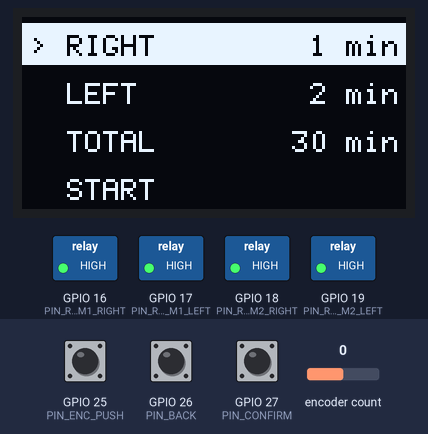
Bench run of a program on a simulated ESP32. Parts: 128×64 one-colour display, switched loads named in the program (green lamp = pin HIGH). The inputs (shaded band) are chosen by the test bench; at power-on: GPIO 27 (PIN_CONFIRM) HIGH, encoder count 0, GPIO 25 (PIN_ENC_PUSH) HIGH, GPIO 26 (PIN_BACK) HIGH. EEPROM starts erased; what the program prints to the serial monitor is not drawn.

Above: at 1.2 s.
1.3 s: GPIO 27 (PIN_CONFIRM) pulled LOW for 0.15 s
At 2.5 s:
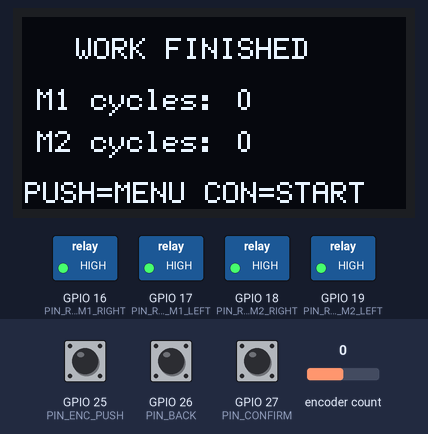
2.9 s: encoder count set to 1
4.4 s: GPIO 25 (PIN_ENC_PUSH) pulled LOW for 0.15 s
At 5.0 s:
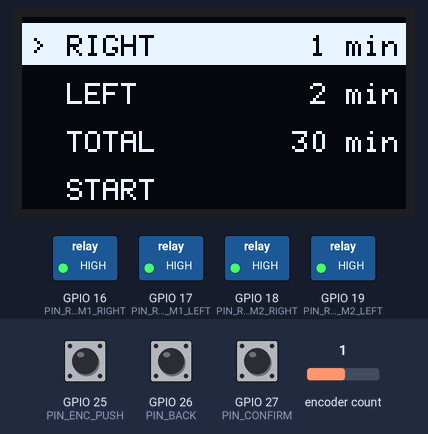
6.0 s: GPIO 25 (PIN_ENC_PUSH) pulled LOW for 1 s
At 7.4 s:
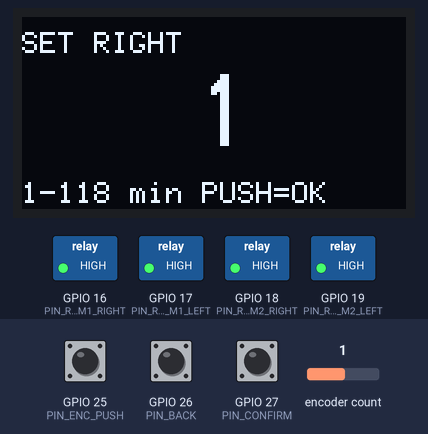
8.5 s: encoder count set to 2
At 9.2 s:
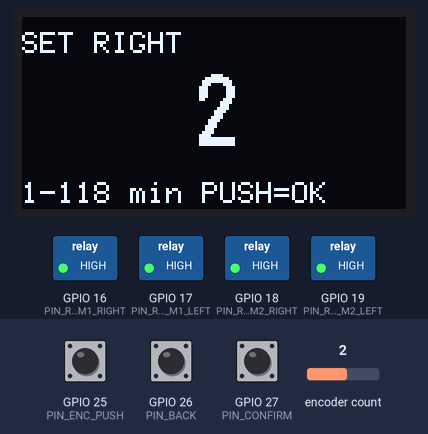
10.0 s: GPIO 27 (PIN_CONFIRM) pulled LOW for 1 s
At 10.07 s:
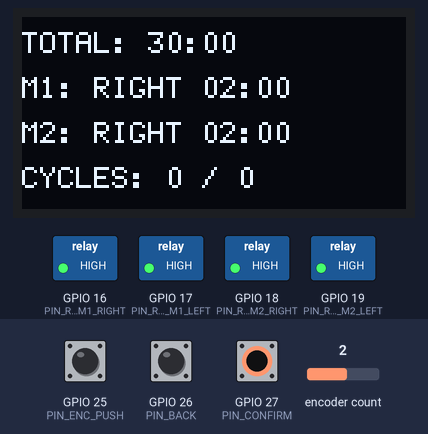
Timing chart, 0 to 13.0 s (numbered marks = the images above; inputs shaded):
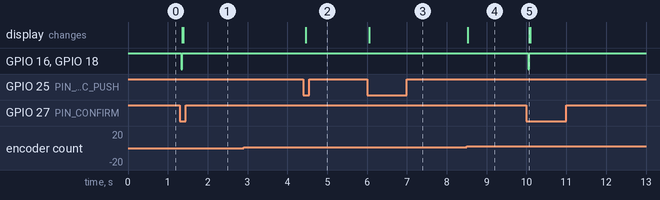

Measured:
- after the input at 1.3 s, GPIO 16 (PIN_RELAY_M1_RIGHT), GPIO 18 (PIN_RELAY_M2_RIGHT): HIGH → LOW at once, → HIGH 0.03 s later; the display: first changes after 0.06 s (image 1 shows a later state)
- after the input at 2.9 s, every drawn part: stays the same
- after the input at 4.4 s, the display: changes after 0.06 s (image 2)
- after the input at 6.0 s, the display: changes after 0.06 s (image 3)
- after the input at 8.5 s, the display: changes at once (image 4)
- after the input at 10.0 s, GPIO 16 (PIN_RELAY_M1_RIGHT), GPIO 18 (PIN_RELAY_M2_RIGHT): HIGH → LOW at once, → HIGH 0.03 s later; the display: changes after 0.06 s (image 5)

The program:

main.cpp
```cpp
#include <Arduino.h>
#include <Wire.h>
#include <U8g2lib.h>
#include <Preferences.h>
#include <ESP32Encoder.h>

static constexpr uint8_t PIN_SDA = 21;
static constexpr uint8_t PIN_SCL = 22;
static constexpr uint8_t PIN_ENC_A = 32;
static constexpr uint8_t PIN_ENC_B = 33;
static constexpr uint8_t PIN_ENC_PUSH = 25;
static constexpr uint8_t PIN_BACK = 26;
static constexpr uint8_t PIN_CONFIRM = 27;
static constexpr uint8_t PIN_RELAY_M1_RIGHT = 16;
static constexpr uint8_t PIN_RELAY_M1_LEFT = 17;
static constexpr uint8_t PIN_RELAY_M2_RIGHT = 18;
static constexpr uint8_t PIN_RELAY_M2_LEFT = 19;

static constexpr bool RELAY_ACTIVE_LOW = true;
static constexpr uint32_t DIRECTION_DEAD_TIME_MS = 800;
static constexpr uint32_t BUTTON_DEBOUNCE_MS = 35;
static constexpr uint32_t DISPLAY_UPDATE_MS = 150;

static constexpr uint16_t MIN_DIRECTION_MINUTES = 1;
static constexpr uint16_t MAX_TOTAL_MINUTES = 120;

U8G2_SH1106_128X64_NONAME_F_HW_I2C display(U8G2_R0, U8X8_PIN_NONE);
Preferences preferences;
ESP32Encoder encoder;

uint16_t rightMinutes = 1;
uint16_t leftMinutes = 2;
uint16_t totalMinutes = 30;

uint16_t cycleMinutes() {
    return rightMinutes + leftMinutes;
}

uint16_t maxRightMinutes() {
    return MAX_TOTAL_MINUTES - leftMinutes;
}

uint16_t maxLeftMinutes() {
    return MAX_TOTAL_MINUTES - rightMinutes;
}

void ensureTotalAtLeastCycle() {
    const uint16_t minTotal = cycleMinutes();
    if (totalMinutes < minTotal) totalMinutes = minTotal;
    if (totalMinutes > MAX_TOTAL_MINUTES) totalMinutes = MAX_TOTAL_MINUTES;
}

void normalizeSettings() {
    if (rightMinutes < MIN_DIRECTION_MINUTES) rightMinutes = MIN_DIRECTION_MINUTES;
    if (leftMinutes < MIN_DIRECTION_MINUTES) leftMinutes = MIN_DIRECTION_MINUTES;

    if (rightMinutes >= MAX_TOTAL_MINUTES) {
        rightMinutes = MAX_TOTAL_MINUTES - MIN_DIRECTION_MINUTES;
    }
    if (leftMinutes >= MAX_TOTAL_MINUTES) {
        leftMinutes = MAX_TOTAL_MINUTES - MIN_DIRECTION_MINUTES;
    }

    if (cycleMinutes() > MAX_TOTAL_MINUTES) {
        leftMinutes = MAX_TOTAL_MINUTES - rightMinutes;
        if (leftMinutes < MIN_DIRECTION_MINUTES) {
            leftMinutes = MIN_DIRECTION_MINUTES;
            rightMinutes = MAX_TOTAL_MINUTES - MIN_DIRECTION_MINUTES;
        }
    }

    if (totalMinutes > MAX_TOTAL_MINUTES) totalMinutes = MAX_TOTAL_MINUTES;
    ensureTotalAtLeastCycle();
}

void loadSettings() {
    preferences.begin("dvigprikatka", false);
    rightMinutes = preferences.getUShort("right", 1);
    leftMinutes = preferences.getUShort("left", 2);
    totalMinutes = preferences.getUShort("total", 30);
    normalizeSettings();
}

void saveSettings() {
    normalizeSettings();
    preferences.putUShort("right", rightMinutes);
    preferences.putUShort("left", leftMinutes);
    preferences.putUShort("total", totalMinutes);
}

void writeRelay(uint8_t pin, bool on) {
    const uint8_t active = RELAY_ACTIVE_LOW ? LOW : HIGH;
    const uint8_t inactive = RELAY_ACTIVE_LOW ? HIGH : LOW;
    digitalWrite(pin, on ? active : inactive);
}

void allRelaysOff() {
    writeRelay(PIN_RELAY_M1_RIGHT, false);
    writeRelay(PIN_RELAY_M1_LEFT, false);
    writeRelay(PIN_RELAY_M2_RIGHT, false);
    writeRelay(PIN_RELAY_M2_LEFT, false);
}

enum class MotorPhase : uint8_t {
    STOPPED,
    RIGHT,
    PAUSE_TO_LEFT,
    LEFT,
    PAUSE_TO_RIGHT
};

struct MotorController {
    uint8_t rightPin;
    uint8_t leftPin;
    MotorPhase phase = MotorPhase::STOPPED;
    uint32_t phaseStartedAt = 0;
    uint32_t cycles = 0;

    void off() {
        writeRelay(rightPin, false);
        writeRelay(leftPin, false);
    }

    void setRight() {
        off();
        writeRelay(rightPin, true);
    }

    void setLeft() {
        off();
        writeRelay(leftPin, true);
    }

    void start(uint32_t now) {
        cycles = 0;
        phaseStartedAt = now;
        phase = MotorPhase::RIGHT;
        setRight();
    }

    void stop() {
        off();
        phase = MotorPhase::STOPPED;
    }

    void update(uint32_t now) {
        const uint32_t elapsed = now - phaseStartedAt;

        switch (phase) {
            case MotorPhase::RIGHT:
                if (elapsed >= static_cast<uint32_t>(rightMinutes) * 60000UL) {
                    off();
                    phase = MotorPhase::PAUSE_TO_LEFT;
                    phaseStartedAt = now;
                }
                break;

            case MotorPhase::PAUSE_TO_LEFT:
                if (elapsed >= DIRECTION_DEAD_TIME_MS) {
                    setLeft();
                    phase = MotorPhase::LEFT;
                    phaseStartedAt = now;
                }
                break;

            case MotorPhase::LEFT:
                if (elapsed >= static_cast<uint32_t>(leftMinutes) * 60000UL) {
                    off();
                    cycles++;
                    phase = MotorPhase::PAUSE_TO_RIGHT;
                    phaseStartedAt = now;
                }
                break;

            case MotorPhase::PAUSE_TO_RIGHT:
                if (elapsed >= DIRECTION_DEAD_TIME_MS) {
                    setRight();
                    phase = MotorPhase::RIGHT;
                    phaseStartedAt = now;
                }
                break;

            default:
                break;
        }
    }

    uint32_t remaining(uint32_t now) const {
        uint32_t duration = 0;

        switch (phase) {
            case MotorPhase::RIGHT:
                duration = static_cast<uint32_t>(rightMinutes) * 60000UL;
                break;
            case MotorPhase::LEFT:
                duration = static_cast<uint32_t>(leftMinutes) * 60000UL;
                break;
            case MotorPhase::PAUSE_TO_LEFT:
            case MotorPhase::PAUSE_TO_RIGHT:
                duration = DIRECTION_DEAD_TIME_MS;
                break;
            default:
                return 0;
        }

        const uint32_t elapsed = now - phaseStartedAt;
        return elapsed >= duration ? 0 : duration - elapsed;
    }

    const char *name() const {
        switch (phase) {
            case MotorPhase::RIGHT: return "RIGHT";
            case MotorPhase::LEFT: return "LEFT";
            case MotorPhase::PAUSE_TO_LEFT:
            case MotorPhase::PAUSE_TO_RIGHT: return "PAUSE";
            default: return "STOP";
        }
    }
};

MotorController motor1{PIN_RELAY_M1_RIGHT, PIN_RELAY_M1_LEFT};
MotorController motor2{PIN_RELAY_M2_RIGHT, PIN_RELAY_M2_LEFT};

enum class UiState : uint8_t {
    MENU,
    EDIT_RIGHT,
    EDIT_LEFT,
    EDIT_TOTAL,
    RUNNING,
    FINISHED
};

UiState uiState = UiState::MENU;
uint8_t menuIndex = 0;
uint32_t runStartedAt = 0;
uint32_t lastDisplayAt = 0;

struct AsyncButton {
    uint8_t pin;
    bool rawState = HIGH;
    bool stableState = HIGH;
    uint32_t changedAt = 0;
    bool event = false;

    void begin() {
        pinMode(pin, INPUT_PULLUP);
        rawState = stableState = digitalRead(pin);
        changedAt = millis();
    }

    void update(uint32_t now) {
        const bool raw = digitalRead(pin);
        if (raw != rawState) {
            rawState = raw;
            changedAt = now;
        }
        if (raw != stableState && (now - changedAt) >= BUTTON_DEBOUNCE_MS) {
            stableState = raw;
            if (stableState == LOW) event = true;
        }
    }

    bool pressed() {
        if (!event) return false;
        event = false;
        return true;
    }
};

AsyncButton btnEncoder{PIN_ENC_PUSH};
AsyncButton btnBack{PIN_BACK};
AsyncButton btnConfirm{PIN_CONFIRM};

String mmss(uint32_t ms) {
    const uint32_t sec = ms / 1000UL;
    char buf[16];
    snprintf(buf, sizeof(buf), "%02lu:%02lu",
             static_cast<unsigned long>(sec / 60UL),
             static_cast<unsigned long>(sec % 60UL));
    return String(buf);
}

void text(uint8_t x, uint8_t y, const String &s) {
    display.drawUTF8(x, y, s.c_str());
}

void drawMenu() {
    display.clearBuffer();
    display.setFont(u8g2_font_6x12_tf);

    const char *labels[4] = {"RIGHT", "LEFT", "TOTAL", "START"};
    String values[4] = {
        String(rightMinutes) + " min",
        String(leftMinutes) + " min",
        String(totalMinutes) + " min",
        ""
    };

    for (uint8_t i = 0; i < 4; i++) {
        const uint8_t y = 13 + i * 16;
        if (i == menuIndex) {
            display.drawBox(0, y - 11, 128, 14);
            display.setDrawColor(0);
        }

        text(3, y, String(i == menuIndex ? "> " : "  ") + labels[i]);

        if (i < 3) {
            const int16_t w = display.getUTF8Width(values[i].c_str());
            text(125 - w, y, values[i]);
        }

        if (i == menuIndex) display.setDrawColor(1);
    }

    display.sendBuffer();
}

void drawEdit(const char *title, uint16_t value, uint16_t minValue, uint16_t maxValue) {
    display.clearBuffer();
    display.setFont(u8g2_font_6x12_tf);
    text(0, 12, String("SET ") + title);

    display.setFont(u8g2_font_logisoso24_tf);
    const String v = String(value);
    const int16_t w = display.getUTF8Width(v.c_str());
    text((128 - w) / 2, 43, v);

    display.setFont(u8g2_font_6x12_tf);
    text(0, 62, String(minValue) + "-" + String(maxValue) + " min PUSH=OK");
    display.sendBuffer();
}

void drawRunning(uint32_t now) {
    const uint32_t totalDuration = static_cast<uint32_t>(totalMinutes) * 60000UL;
    const uint32_t elapsed = now - runStartedAt;
    const uint32_t remain = elapsed >= totalDuration ? 0 : totalDuration - elapsed;

    display.clearBuffer();
    display.setFont(u8g2_font_6x12_tf);
    text(0, 12, String("TOTAL: ") + mmss(remain));
    text(0, 27, String("M1: ") + motor1.name() + " " + mmss(motor1.remaining(now)));
    text(0, 42, String("M2: ") + motor2.name() + " " + mmss(motor2.remaining(now)));
    text(0, 57, String("CYCLES: ") + motor1.cycles + " / " + motor2.cycles);
    display.sendBuffer();
}

void drawFinished() {
    display.clearBuffer();
    display.setFont(u8g2_font_6x12_tf);
    text(18, 14, "WORK FINISHED");
    text(5, 31, String("M1 cycles: ") + motor1.cycles);
    text(5, 45, String("M2 cycles: ") + motor2.cycles);
    text(1, 62, "PUSH=MENU CON=START");
    display.sendBuffer();
}

void startRun() {
    normalizeSettings();
    saveSettings();

    const uint32_t now = millis();
    runStartedAt = now;
    lastDisplayAt = 0;

    motor1.start(now);
    motor2.start(now);
    uiState = UiState::RUNNING;
    drawRunning(now);
}

void stopRun(bool finished) {
    motor1.stop();
    motor2.stop();
    allRelaysOff();

    if (finished) {
        uiState = UiState::FINISHED;
        drawFinished();
    } else {
        uiState = UiState::MENU;
        drawMenu();
    }
}

void updateRun(uint32_t now) {
    if (uiState != UiState::RUNNING) return;

    const uint32_t totalDuration = static_cast<uint32_t>(totalMinutes) * 60000UL;
    if ((now - runStartedAt) >= totalDuration) {
        stopRun(true);
        return;
    }

    motor1.update(now);
    motor2.update(now);

    if ((now - lastDisplayAt) >= DISPLAY_UPDATE_MS) {
        lastDisplayAt = now;
        drawRunning(now);
    }
}

void handleEncoderTurn(int8_t step) {
    if (step == 0) return;

    Serial.printf("ENC step=%d raw=%lld\n", step, static_cast<long long>(encoder.getCount()));

    switch (uiState) {
        case UiState::MENU:
            menuIndex = step > 0 ? (menuIndex + 1) % 4 : (menuIndex + 3) % 4;
            drawMenu();
            break;

        case UiState::EDIT_RIGHT:
            if (step > 0 && rightMinutes < maxRightMinutes()) {
                rightMinutes++;
                ensureTotalAtLeastCycle();
            }
            if (step < 0 && rightMinutes > MIN_DIRECTION_MINUTES) {
                rightMinutes--;
            }
            drawEdit("RIGHT", rightMinutes, MIN_DIRECTION_MINUTES, maxRightMinutes());
            break;

        case UiState::EDIT_LEFT:
            if (step > 0 && leftMinutes < maxLeftMinutes()) {
                leftMinutes++;
                ensureTotalAtLeastCycle();
            }
            if (step < 0 && leftMinutes > MIN_DIRECTION_MINUTES) {
                leftMinutes--;
            }
            drawEdit("LEFT", leftMinutes, MIN_DIRECTION_MINUTES, maxLeftMinutes());
            break;

        case UiState::EDIT_TOTAL: {
            const uint16_t minTotal = cycleMinutes();
            if (step > 0 && totalMinutes < MAX_TOTAL_MINUTES) totalMinutes++;
            if (step < 0 && totalMinutes > minTotal) totalMinutes--;
            drawEdit("TOTAL", totalMinutes, cycleMinutes(), MAX_TOTAL_MINUTES);
            break;
        }

        default:
            break;
    }
}

void handleEncoderPush() {
    switch (uiState) {
        case UiState::MENU:
            if (menuIndex == 0) {
                uiState = UiState::EDIT_RIGHT;
                drawEdit("RIGHT", rightMinutes, MIN_DIRECTION_MINUTES, maxRightMinutes());
            } else if (menuIndex == 1) {
                uiState = UiState::EDIT_LEFT;
                drawEdit("LEFT", leftMinutes, MIN_DIRECTION_MINUTES, maxLeftMinutes());
            } else if (menuIndex == 2) {
                uiState = UiState::EDIT_TOTAL;
                drawEdit("TOTAL", totalMinutes, cycleMinutes(), MAX_TOTAL_MINUTES);
            } else {
                startRun();
            }
            break;

        case UiState::EDIT_RIGHT:
        case UiState::EDIT_LEFT:
        case UiState::EDIT_TOTAL:
            saveSettings();
            uiState = UiState::MENU;
            drawMenu();
            break;

        case UiState::RUNNING:
            stopRun(false);
            break;

        case UiState::FINISHED:
            uiState = UiState::MENU;
            drawMenu();
            break;
    }
}

int64_t lastEncoderPosition = 0;

void updateEncoder() {
    const int64_t raw = encoder.getCount();
    const int64_t position = raw / 2;

    while (lastEncoderPosition < position) {
        lastEncoderPosition++;
        handleEncoderTurn(+1);
    }
    while (lastEncoderPosition > position) {
        lastEncoderPosition--;
        handleEncoderTurn(-1);
    }
}

void setup() {
    Serial.begin(115200);

    pinMode(PIN_RELAY_M1_RIGHT, OUTPUT);
    pinMode(PIN_RELAY_M1_LEFT, OUTPUT);
    pinMode(PIN_RELAY_M2_RIGHT, OUTPUT);
    pinMode(PIN_RELAY_M2_LEFT, OUTPUT);
    allRelaysOff();

    btnEncoder.begin();
    btnBack.begin();
    btnConfirm.begin();

    ESP32Encoder::useInternalWeakPullResistors = puType::up;
    encoder.attachHalfQuad(PIN_ENC_A, PIN_ENC_B);
    encoder.clearCount();
    lastEncoderPosition = 0;

    Wire.begin(PIN_SDA, PIN_SCL);
    Wire.setClock(400000);
    display.begin();
    display.setContrast(255);

    loadSettings();
    drawMenu();

    Serial.printf("Settings RIGHT=%u LEFT=%u TOTAL=%u MIN_TOTAL=%u\n",
                  rightMinutes, leftMinutes, totalMinutes, cycleMinutes());
}

void loop() {
    const uint32_t now = millis();

    updateEncoder();

    btnEncoder.update(now);
    btnBack.update(now);
    btnConfirm.update(now);

    if (btnEncoder.pressed()) handleEncoderPush();
    if (btnBack.pressed() && uiState == UiState::RUNNING) stopRun(false);
    if (btnConfirm.pressed() && uiState != UiState::RUNNING) startRun();

    updateRun(now);
}
```
